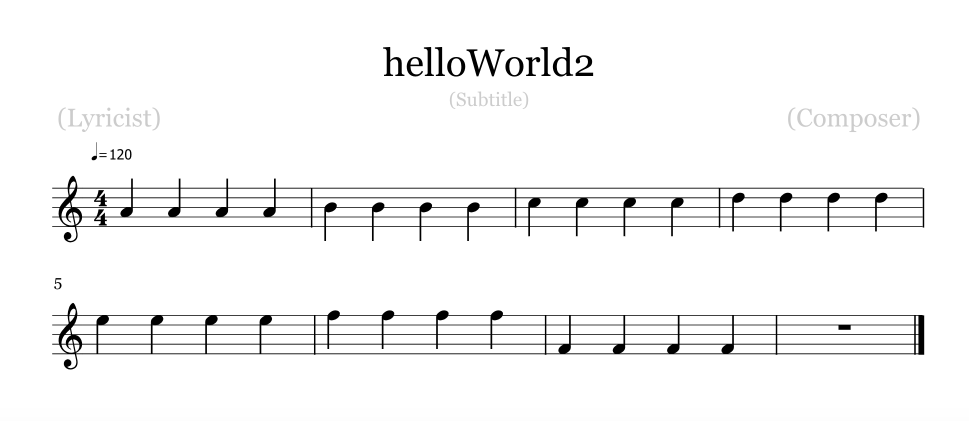
#> input picture resources/examples/helloWorld2.png, 1938 x 842 px (shown at 1/2 size); the run also reads 5 pictures not shown here
$ python Main.py   (older library calls are emulated)
#> lines starting #> are read from the running program, lines starting #| are printed output that depends on the picture; after the words box and inside, x2 and y2 are one past the last pixel; in counts of white or black regions, pixels touching at a corner belong together
#> further down, original_image is the input picture: shape (842, 1938, 3); min 0, max 255, mean 245.9
### ImageConverter.py
from PIL import Image

#file = 'TheEntertainer.jpg'

def convertImage(file):
    '''
    Uses PIL to convert a file to png type
    '''
#> called with file = 'resources/examples/helloWorld2.png'

    if(file[-3:] == "png"):
        im = Image.open(file)
        im.save('out.png')
        return im
        print('File {} already a png'.format(file))
    else:

        try:
            im = Image.open(file)
            print("Opening file: ", file)
        except:
            print("Error: Cannot convert image", file)

        rgb_im = im.convert('RGB')
        rgb_im.save('out.png')
        return rgb_im

### ImageTools.py
import cv2
from matplotlib import pyplot as plt
from collections import Counter
import numpy as np


def preprocess1(image):
#> called with image = 'out.png'
    img = cv2.imread(image)
    img = cv2.cvtColor(img,cv2.COLOR_BGR2GRAY)

    img = cv2.bitwise_not(img)
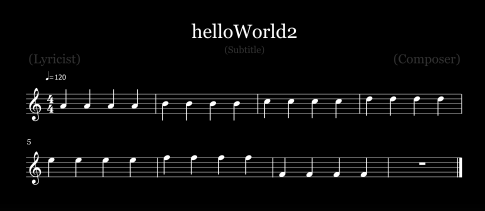
#> img: shape (842, 1938) (shown at 1/4 size); min 0, max 255, mean 9.1
    th2 = cv2.adaptiveThreshold(img,255, cv2.ADAPTIVE_THRESH_MEAN_C,cv2.THRESH_BINARY,15,-2)
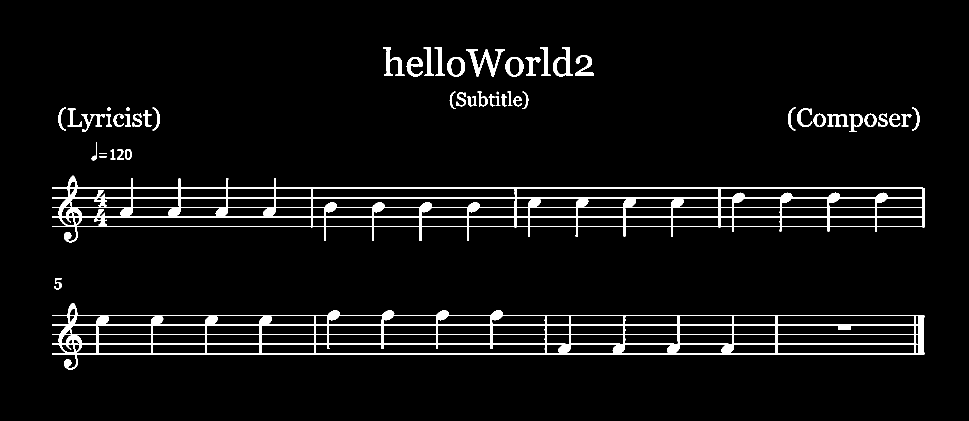
#> th2: shape (842, 1938) (shown at 1/2 size); 4.8% white; 53 white regions, largest, box (x1, y1, x2, y2) and area: (104, 351, 1849, 485) 32533, (104, 606, 1849, 739) 30545, (933, 98, 1010, 153) 1253
    # [4 lines of commented-out code are left out]

    horizontal = th2
    vertical = th2
    rows, cols = horizontal.shape

    #inverse the image, so that lines are black for masking
    horizontal_inv = cv2.bitwise_not(horizontal)
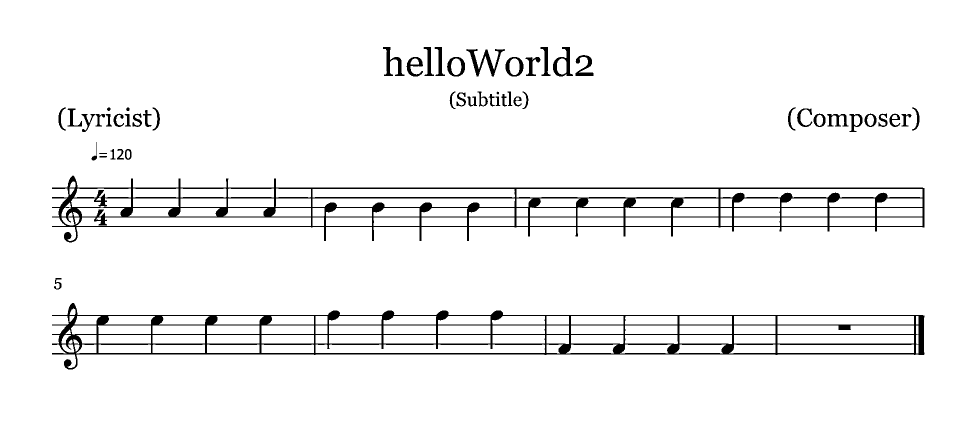
#> horizontal_inv: shape (842, 1938) (shown at 1/2 size); 95.2% white; 53 black regions, largest, box (x1, y1, x2, y2) and area: (104, 351, 1849, 485) 32533, (104, 606, 1849, 739) 30545, (933, 98, 1010, 153) 1253
    #perform bitwise_and to mask the lines with provided mask
    masked_img = cv2.bitwise_and(img, img, mask=horizontal_inv)
    #reverse the image back to normal
    masked_img_inv = cv2.bitwise_not(masked_img)
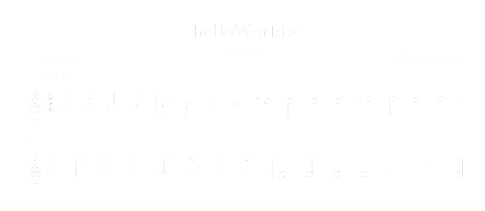
#> masked_img_inv: shape (842, 1938) (shown at 1/4 size); min 79, max 255, mean 254.8
    horizontalsize = int(cols / 30)
    horizontalStructure = cv2.getStructuringElement(cv2.MORPH_RECT, (horizontalsize,1))
    horizontal = cv2.erode(horizontal, horizontalStructure, (-1, -1))
#> horizontal: shape (842, 1938); 2.2% white in thin lines or dots, all inside (x1, y1, x2, y2) = (136, 375, 1818, 709)
    horizontal = cv2.dilate(horizontal, horizontalStructure, (-1, -1))
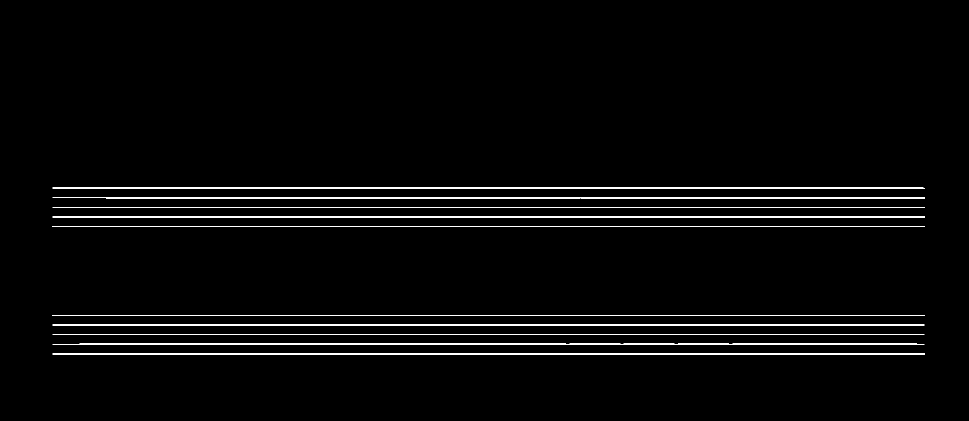
#> horizontal: shape (842, 1938) (shown at 1/2 size); 2.4% white in thin lines or dots, all inside (x1, y1, x2, y2) = (105, 375, 1850, 709)

    print('Creating bars.png')

    horizontal_not = cv2.bitwise_not(horizontal)
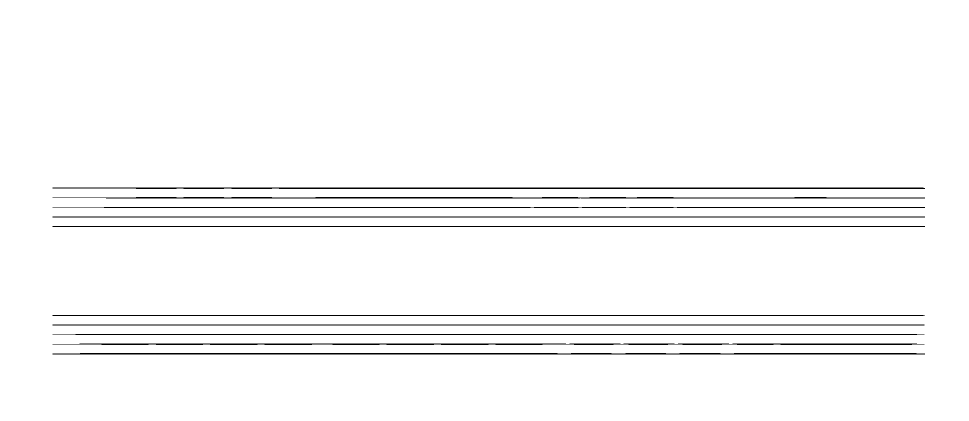
#> horizontal_not: shape (842, 1938) (shown at 1/2 size); 97.6% white; black in thin lines or dots, all inside (x1, y1, x2, y2) = (105, 375, 1850, 709)

    cv2.imwrite('bars.png', horizontal_not)
    #cv2.imshow('horizontal', horizontal)
    #cv2.waitKey(0)

    verticalsize = int(rows / 30)
    verticalStructure = cv2.getStructuringElement(cv2.MORPH_RECT, (1, verticalsize))
    vertical = cv2.erode(vertical, verticalStructure, (-1, -1))
#> vertical: shape (842, 1938); 0.49% white; 76 white regions (27 under 20 px), largest, box (x1, y1, x2, y2) and area: (1837, 644, 1848, 697) 581, (855, 108, 862, 139) 217, (877, 108, 884, 139) 217
    vertical = cv2.dilate(vertical, verticalStructure, (-1, -1))
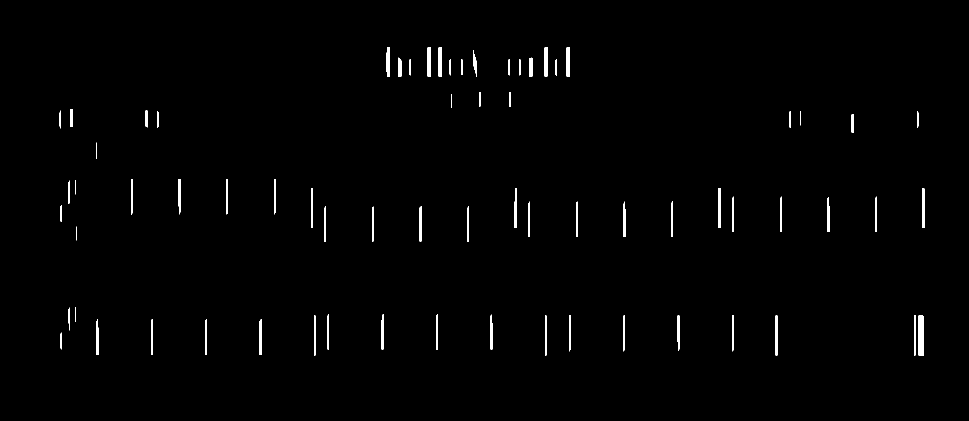
#> vertical: shape (842, 1938) (shown at 1/2 size); 0.93% white; 70 white regions, largest, box (x1, y1, x2, y2) and area: (1837, 631, 1848, 711) 878, (855, 95, 862, 153) 406, (877, 95, 884, 153) 406

    vertical = cv2.bitwise_not(vertical)

    #step1
    # edges = cv2.adaptiveThreshold(vertical,255, cv2.ADAPTIVE_THRESH_MEAN_C,cv2.THRESH_BINARY,3,-2)
    #     #
    #     # #step2
    #     # kernel = np.ones((2, 2), dtype = "uint8")
    #     # dilated = cv2.dilate(edges, kernel)
    #     # # step3
    smooth = vertical.copy()
    #     # #step 4
    smooth = cv2.blur(smooth, (4,4))
#> (the rest of the program and of its run is left out)
